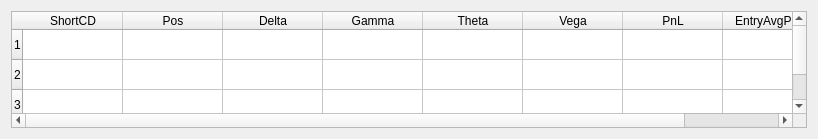
<?xml version="1.0" encoding="UTF-8"?>
<ui version="4.0">
 <class>Form</class>
 <widget class="QWidget" name="Form">
  <property name="geometry">
   <rect>
    <x>0</x>
    <y>0</y>
    <width>818</width>
    <height>139</height>
   </rect>
  </property>
  <property name="windowTitle">
   <string>PositionViewer</string>
  </property>
  <layout class="QVBoxLayout" name="verticalLayout">
   <item>
    <widget class="QTableWidget" name="tableWidget">
     <row>
      <property name="text">
       <string>1</string>
      </property>
     </row>
     <row>
      <property name="text">
       <string>2</string>
      </property>
     </row>
     <row>
      <property name="text">
       <string>3</string>
      </property>
     </row>
     <column>
      <property name="text">
       <string>ShortCD</string>
      </property>
     </column>
     <column>
      <property name="text">
       <string>Pos</string>
      </property>
     </column>
     <column>
      <property name="text">
       <string>Delta</string>
      </property>
     </column>
     <column>
      <property name="text">
       <string>Gamma</string>
      </property>
     </column>
     <column>
      <property name="text">
       <string>Theta</string>
      </property>
     </column>
     <column>
      <property name="text">
       <string>Vega</string>
      </property>
     </column>
     <column>
      <property name="text">
       <string>PnL</string>
      </property>
     </column>
     <column>
      <property name="text">
       <string>EntryAvgPrice</string>
      </property>
     </column>
    </widget>
   </item>
  </layout>
 </widget>
 <resources/>
 <connections/>
</ui>
